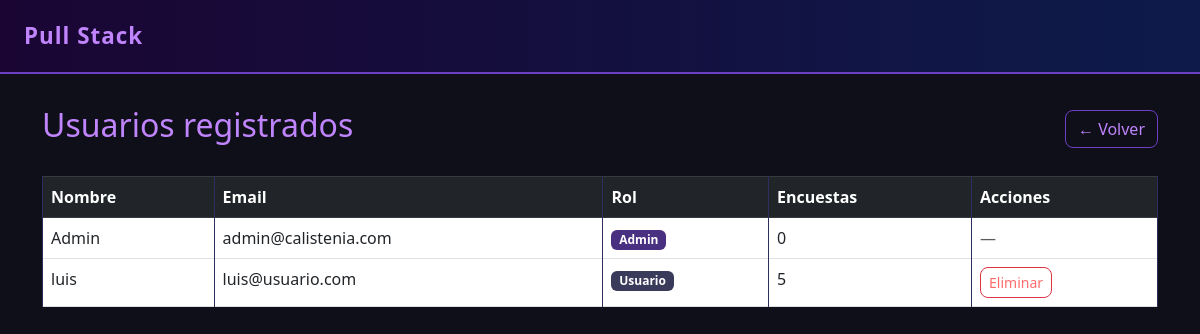
/admin/usuarios (signed in), run on the app's committed database.
### models.py (models this page shows)
class Usuario(db.Model, UserMixin):
    __tablename__ = 'usuario'
    id = db.Column(db.Integer, primary_key=True)
    nombre = db.Column(db.String(100), nullable=False)
    email = db.Column(db.String(120), unique=True, nullable=False)
    password = db.Column(db.String(200), nullable=False)
    es_admin = db.Column(db.Boolean, default=False)
    nivel = db.Column(db.String(20))  # opcional, para futuras funcionalidades
    test_completado = db.Column(db.Boolean, default=False)  # opcional
    encuestas = db.relationship('Encuesta', back_populates='usuario', lazy=True)

### app.py (the view)
@app.route('/admin/usuarios')
@login_required
def lista_usuarios():
    if not current_user.es_admin:
        return redirect(url_for('dashboard_usuario'))
    usuarios = Usuario.query.all()
    return render_template('usuarios_admin.html', usuarios=usuarios)

### app.py (called while the page is built)
@login_manager.user_loader
def load_user(user_id):
    return Usuario.query.get(int(user_id))

### templates/usuarios_admin.html
{% extends "base.html" %}
{% block content %}
<div class="d-flex justify-content-between align-items-center mb-4">
    <h2>Usuarios registrados</h2>
    <a href="/admin" class="btn btn-outline-dark">← Volver</a>
</div>
<table class="table table-bordered">
    <thead class="table-dark">
        <tr>
            <th>Nombre</th>
            <th>Email</th>
            <th>Rol</th>
            <th>Encuestas</th>
            <th>Acciones</th>
        </tr>
    </thead>
    <tbody>
        {% for u in usuarios %}
        <tr>
            <td>{{ u.nombre }}</td>
            <td>{{ u.email }}</td>
            <td>
                {% if u.es_admin %}
                <span class="badge bg-dark">Admin</span>
                {% else %}
                <span class="badge bg-secondary">Usuario</span>
                {% endif %}
            </td>
            <td>{{ u.encuestas|length }}</td>
            <td>
                {% if not u.es_admin %}
                <a href="/admin/usuarios/borrar/{{ u.id }}" class="btn btn-sm btn-outline-danger"
                   onclick="return confirm('¿Eliminar a {{ u.nombre }}?')">Eliminar</a>
                {% else %}
                <span class="text-muted">—</span>
                {% endif %}
            </td>
        </tr>
        {% endfor %}
    </tbody>
</table>
{% endblock %}

### templates/base.html (style rules this page uses)
body { background-color: #0f0f1a; color: #e0e0f0; font-family: 'Segoe UI', sans-serif; }
.table { color: #e0e0f0; }
.table-dark { background: linear-gradient(90deg, #1a0533, #0d1b4b) !important; }
.table-bordered td, .table-bordered th { border-color: #2e2e5e; }
.btn-outline-dark { border: 1px solid #6c3fc5; color: #c084fc; border-radius: 8px; }
.btn-outline-danger { border: 1px solid #dc3545; color: #ff6b6b; border-radius: 8px; }
h2, h4, h5 { color: #c084fc; }
.badge.bg-dark { background-color: #4a3080 !important; }
.badge.bg-secondary { background-color: #3a3a5a !important; }

### data on the page
Usuario: nombre "Admin", email "admin@calistenia.com", es_admin "Admin", encuestas|length "0"
Usuario: nombre "luis", email "luis@usuario.com", es_admin "Usuario", encuestas|length "5"
